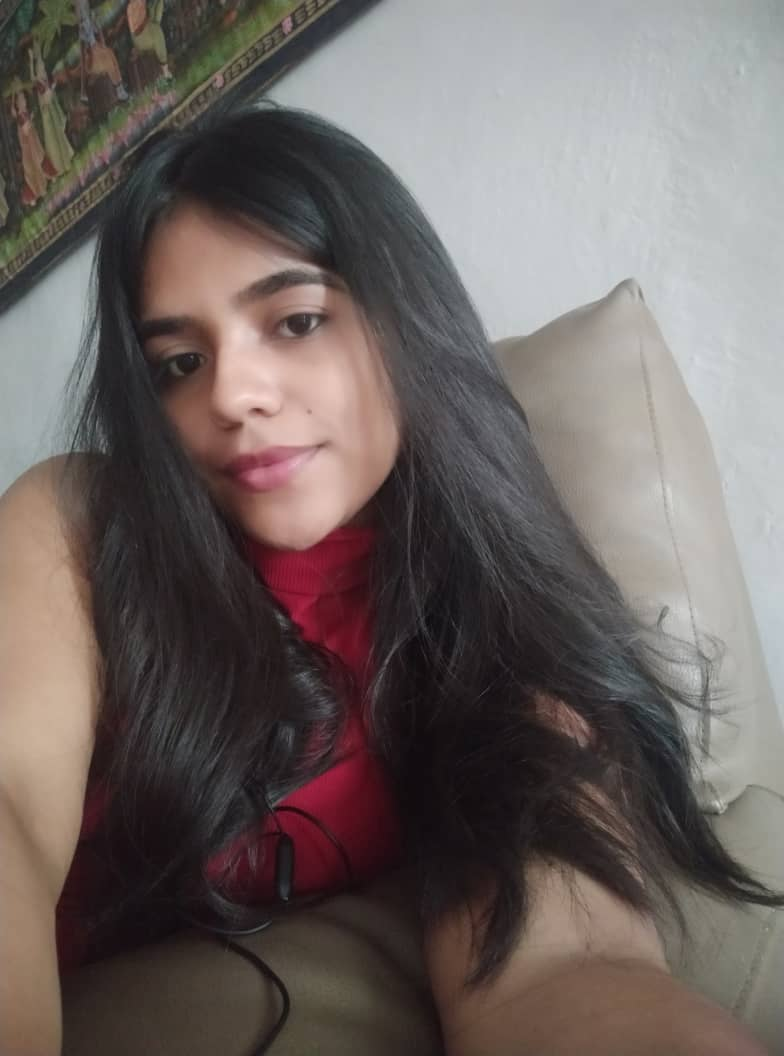
#> input picture foto7.jpeg, 784 x 1056 px
$ python cartoon_effect_3.py
#> lines starting #> are read from the running program, lines starting #| are printed output that depends on the picture; after the words box and inside, x2 and y2 are one past the last pixel; in counts of white or black regions, pixels touching at a corner belong together
#step 1
#Use bilateral filter for edge-aware smoothing.
import cv2

num_down = 2 # number of downsampling steps
num_bilateral = 7 # number of bilateral filtering steps

img_rgb = cv2.imread("foto7.jpeg")
#> img_rgb is the input picture: shape (1056, 784, 3); mean B, G, R 97.5, 100.2, 109.8

# downsample image using Gaussian pyramid
img_color = img_rgb
for _ in range(num_down):
   img_color = cv2.pyrDown(img_color)

# repeatedly apply small bilateral filter instead of
# applying one large filter
for _ in range(num_bilateral):
    img_color = cv2.bilateralFilter(img_color, d=9, sigmaColor=9, sigmaSpace=7)
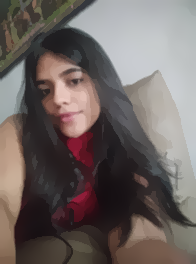
#> img_color: shape (264, 196, 3); mean B, G, R 97.4, 100.2, 109.7

# upsample image to original size
for _ in range(num_down):
   img_color = cv2.pyrUp(img_color)

#STEP 2 & 3
#Use median filter to reduce noise
# convert to grayscale and apply median blur
img_gray = cv2.cvtColor(img_rgb, cv2.COLOR_RGB2GRAY)
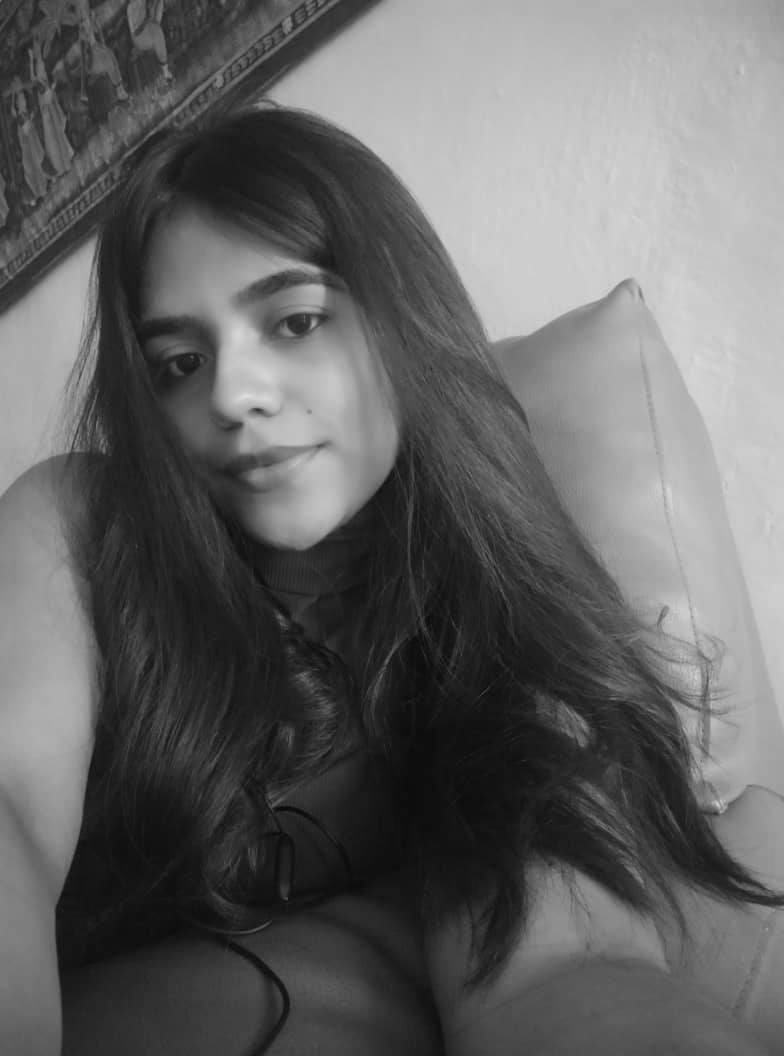
#> img_gray: shape (1056, 784); min 7, max 222, mean 100.5
img_blur = cv2.medianBlur(img_gray, 7)

#STEP 4
#Use adaptive thresholding to create an edge mask
# detect and enhance edges
img_edge = cv2.adaptiveThreshold(img_blur, 255,
   cv2.ADAPTIVE_THRESH_MEAN_C,
   cv2.THRESH_BINARY,
   blockSize=9,
   C=2)
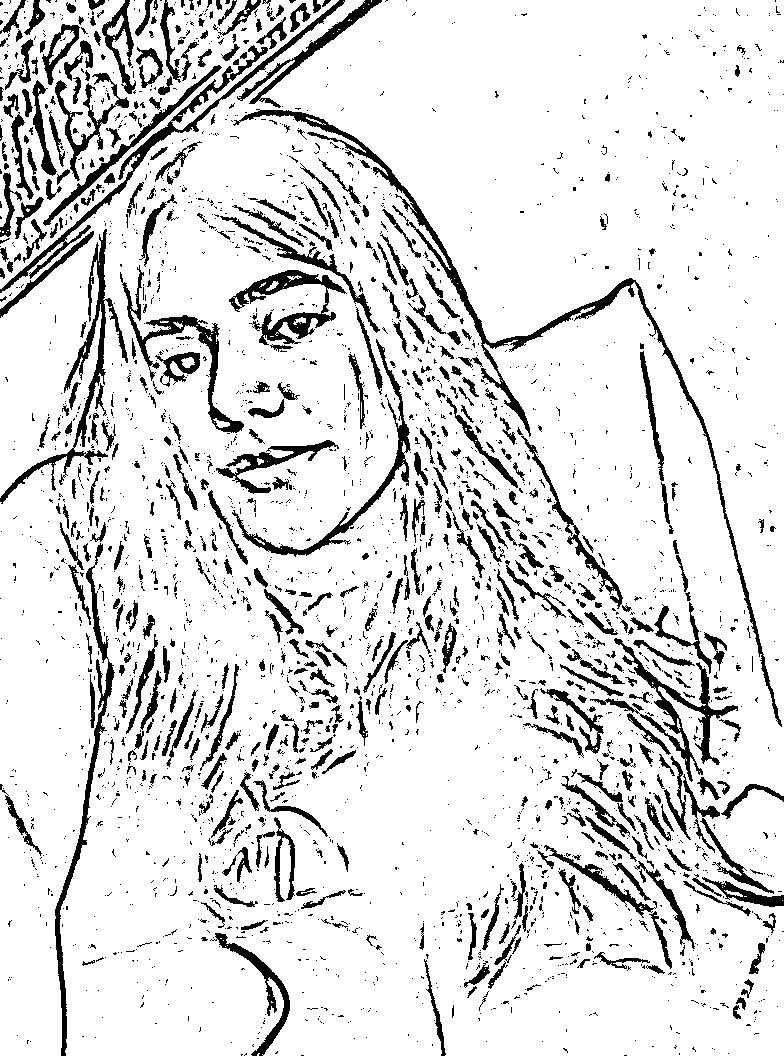
#> img_edge: shape (1056, 784); 87.2% white; 3091 black regions (2505 under 20 px), largest, box (x1, y1, x2, y2) and area: (233, 109, 782, 727) 6425, (0, 0, 345, 293) 3572, (0, 229, 128, 504) 3162

# Step 5
# Combine color image with edge mask & display picture
# convert back to color, bit-AND with color image
img_edge = cv2.cvtColor(img_edge, cv2.COLOR_GRAY2RGB)
img_cartoon = cv2.bitwise_and(img_color, img_edge)
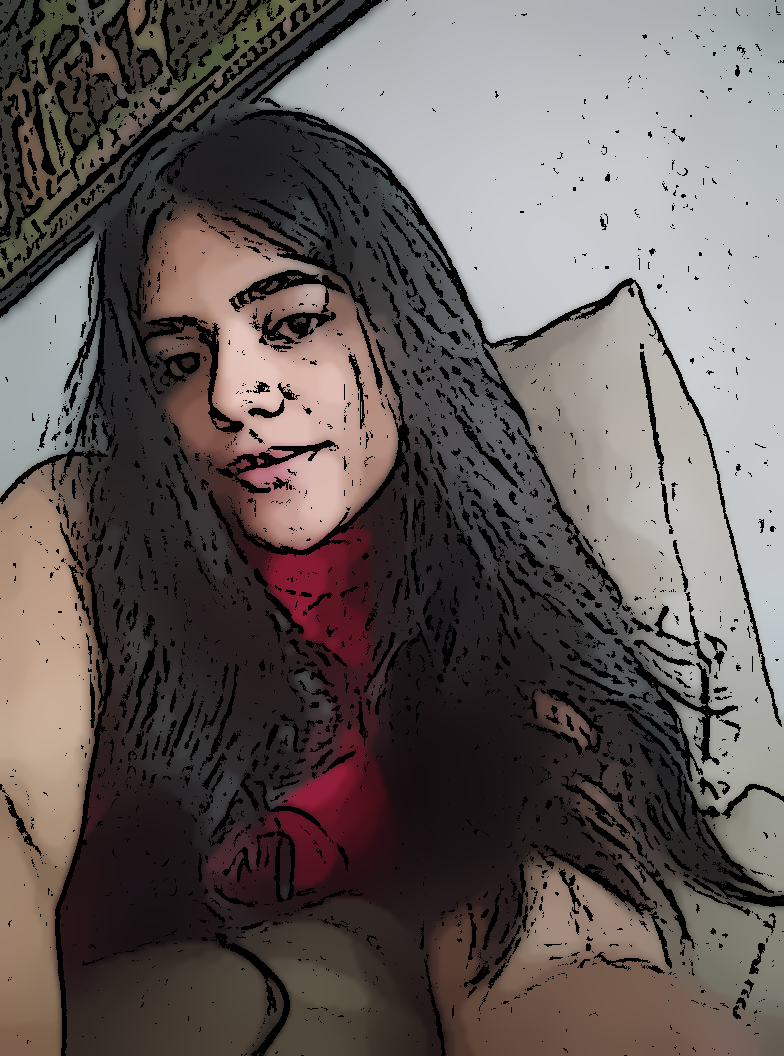
#> img_cartoon: shape (1056, 784, 3); mean B, G, R 88.5, 90.9, 99.3

# display
cv2.imshow("myCat_cartoon", img_cartoon)
